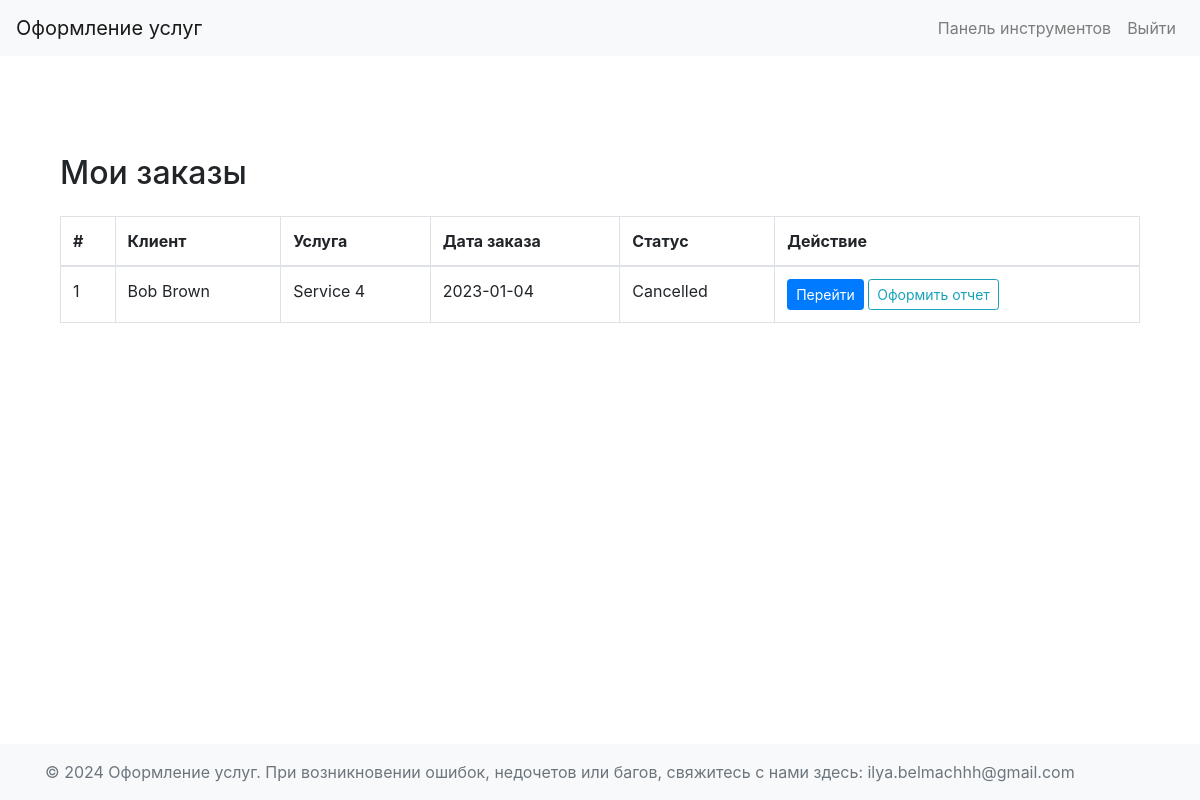
The app's page /employee_orders (signed in), older data.
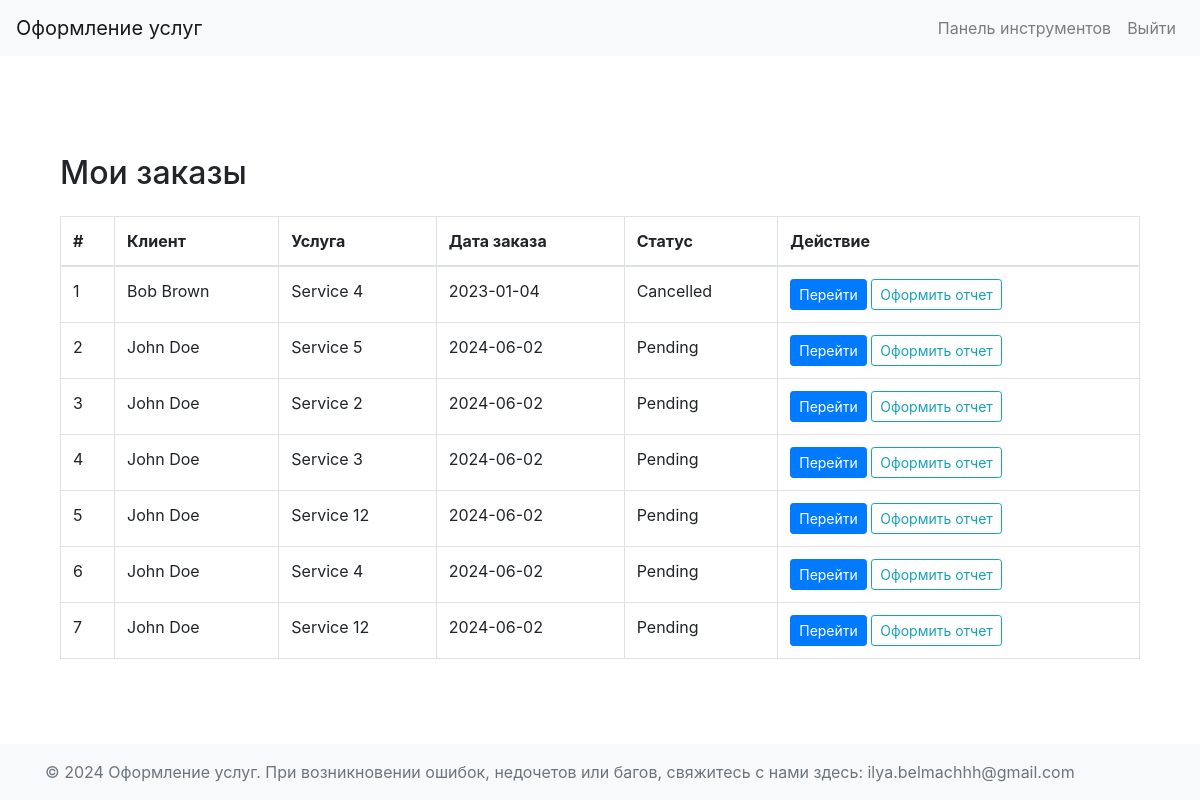
The same page, newer data.
### app/models.py (models this page shows, shortened)
class Services(db.Model):
    __tablename__ = 'Services'
    id = db.Column(db.Integer, primary_key=True)
    service_name = db.Column(db.String(150), nullable=False)
    cost = db.Column(db.Float, nullable=False)

class Clients(db.Model):
    __tablename__ = 'Clients'
    id = db.Column(db.Integer, primary_key=True)
    full_name = db.Column(db.String(150), nullable=False)
    address = db.Column(db.String(250), nullable=False)
    telephone = db.Column(db.String(50), unique=True, nullable=False)
    login = db.Column(db.String(150), unique=True, nullable=False)
    password = db.Column(db.String(150), nullable=False)

class Orders(db.Model):
    __tablename__ = 'Orders'
    id = db.Column(db.Integer, primary_key=True)
    client_id = db.Column(db.Integer, db.ForeignKey('Clients.id'), nullable=False)
    employee_id = db.Column(db.Integer, db.ForeignKey('Employees.id'))
    service_id = db.Column(db.Integer, db.ForeignKey('Services.id'))
    status_id = db.Column(db.Integer, db.ForeignKey('OrdersStatuses.id'))
    order_date = db.Column(db.Date, nullable=False)
    client = db.relationship('Clients', backref=db.backref('OrderedObjects', lazy=True))
    employee = db.relationship('Employees', backref=db.backref('OrderedObjects', lazy=True))
    service = db.relationship('Services', backref=db.backref('OrderedObjects', lazy=True))
    status = db.relationship('OrdersStatuses', backref=db.backref('OrderedObjects', lazy=True))
    delivery = db.relationship('Delivery', cascade="all,delete", backref=db.backref('OrderedObjects', lazy=True))

class OrdersStatuses(db.Model):
    __tablename__ = 'OrdersStatuses'
    id = db.Column(db.Integer, primary_key=True)
    status_name = db.Column(db.String(150), nullable=False)

### app/employees/routs.py (the view)
@employees.route('/employee_orders')
def employee_orders():
    if session.get('role') not in ['employee', 'admin']:
        return redirect(url_for('users.login'))
    employee_id = session.get('user_id')
    orders = Orders.query.filter_by(employee_id=employee_id).all()
    orders_info = []
    for order in orders:
        client = Clients.query.get(order.client_id)
        service = Services.query.get(order.service_id)
        status = OrdersStatuses.query.get(order.status_id)
        orders_info.append({
            'id': order.id,
            'client_name': client.full_name,
            'service_name': service.service_name,
            'order_date': order.order_date,
            'status': status.status_name
        })
    return render_template('employee/employee_orders.html', orders=orders_info)

### app/templates/employee/employee_orders.html
{% extends "dashboard_base.html" %}
{% block content %}
<div class="container mt-5">
    <h2 class="mb-4">Мои заказы</h2>
    <table class="table table-bordered">
        <thead>
            <tr>
                <th>#</th>
                <th>Клиент</th>
                <th>Услуга</th>
                <th>Дата заказа</th>
                <th>Статус</th>
                <th>Действие</th>
            </tr>
        </thead>
        <tbody>
            {% for order in orders %}
            <tr>
                <td>{{ loop.index }}</td>
                <td>{{ order.client_name }}</td>
                <td>{{ order.service_name }}</td>
                <td>{{ order.order_date }}</td>
                <td>{{ order.status }}</td>
                <td>
                    <a href="{{ url_for('employees.order_details', order_id=order.id) }}" class="btn btn-primary btn-sm">Перейти</a>
                    <a href="{{ url_for('employees.create_report', order_id=order.id) }}" class="btn btn-outline-info btn-sm">Оформить отчет</a>
                </td>
            </tr>
            {% endfor %}
        </tbody>
    </table>
</div>
{% endblock %}

Row changes from the older to the newer data that the page shows:
now on this page (row unchanged): Clients: client_name "John Doe" "John Doe" "John Doe" "John Doe" "John Doe" "John Doe"
now on this page (row unchanged): Services: service_name "Service 5"
added Orders: order_date "2024-06-02"
now on this page (row unchanged): OrdersStatuses: status "Pending" "Pending" "Pending" "Pending" "Pending" "Pending"
now on this page (row unchanged): Services: service_name "Service 2"
added Orders: order_date "2024-06-02"
now on this page (row unchanged): Services: service_name "Service 3"
added Orders: order_date "2024-06-02"
now on this page (row unchanged): Services: service_name "Service 12" "Service 12"
added Orders: order_date "2024-06-02"
added Orders: order_date "2024-06-02"
added Orders: order_date "2024-06-02"
Text that changed along with them:
new list line: "2 Перейти Оформить отчет"
new list line: "3 Перейти Оформить отчет"
new list line: "4 Перейти Оформить отчет"
new list line: "5 Перейти Оформить отчет"
new list line: "6 Перейти Оформить отчет"
new list line: "Service 4"
new list line: "7 Перейти Оформить отчет"
